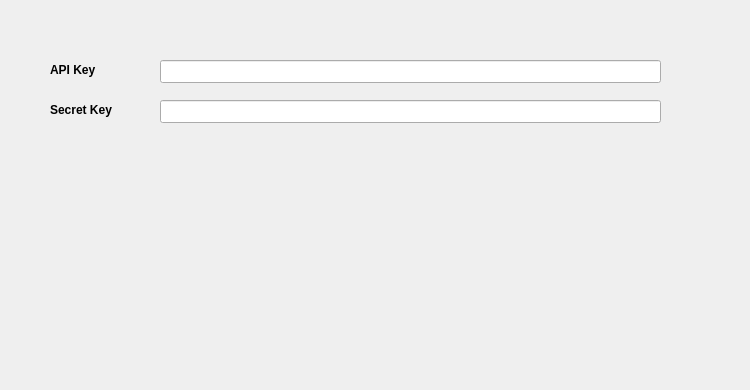
   <widget class="QWidget" name="ApiSettings">
    <attribute name="title">
     <string>Settings</string>
    </attribute>
    <widget class="QLabel" name="bittrex">
     <property name="geometry">
      <rect>
       <x>460</x>
       <y>300</y>
       <width>281</width>
       <height>81</height>
      </rect>
     </property>
     <property name="styleSheet">
      <string notr="true">opacity:0.4</string>
     </property>
     <property name="text">
      <string/>
     </property>
     <property name="pixmap">
      <pixmap>:/images/bittrex</pixmap>
     </property>
    </widget>
    <widget class="QtMaterialFlatButton" name="UpdateKeys" native="true">
     <property name="geometry">
      <rect>
       <x>460</x>
       <y>140</y>
       <width>201</width>
       <height>23</height>
      </rect>
     </property>
     <property name="text" stdset="0">
      <string>Update API Keys</string>
     </property>
     <property name="icon" stdset="0">
      <iconset resource="../idchain.qrc">
       <normaloff>:/icons/bitcoin</normaloff>:/icons/bitcoin</iconset>
     </property>
    </widget>
    <widget class="QLabel" name="label_2">
     <property name="geometry">
      <rect>
       <x>50</x>
       <y>60</y>
       <width>81</width>
       <height>20</height>
      </rect>
     </property>
     <property name="font">
      <font>
       <weight>75</weight>
       <bold>true</bold>
      </font>
     </property>
     <property name="text">
      <string>API Key</string>
     </property>
    </widget>
    <widget class="QLineEdit" name="SecretKeyInput">
     <property name="geometry">
      <rect>
       <x>160</x>
       <y>100</y>
       <width>501</width>
       <height>23</height>
      </rect>
     </property>
    </widget>
    <widget class="QLineEdit" name="ApiKeyInput">
     <property name="geometry">
      <rect>
       <x>160</x>
       <y>60</y>
       <width>501</width>
       <height>23</height>
      </rect>
     </property>
     <property name="text">
      <string/>
     </property>
    </widget>
    <widget class="QLabel" name="label">
     <property name="geometry">
      <rect>
       <x>50</x>
       <y>100</y>
       <width>91</width>
       <height>20</height>
      </rect>
     </property>
     <property name="font">
      <font>
       <weight>75</weight>
       <bold>true</bold>
      </font>
     </property>
     <property name="text">
      <string>Secret Key</string>
     </property>
    </widget>
   </widget>
